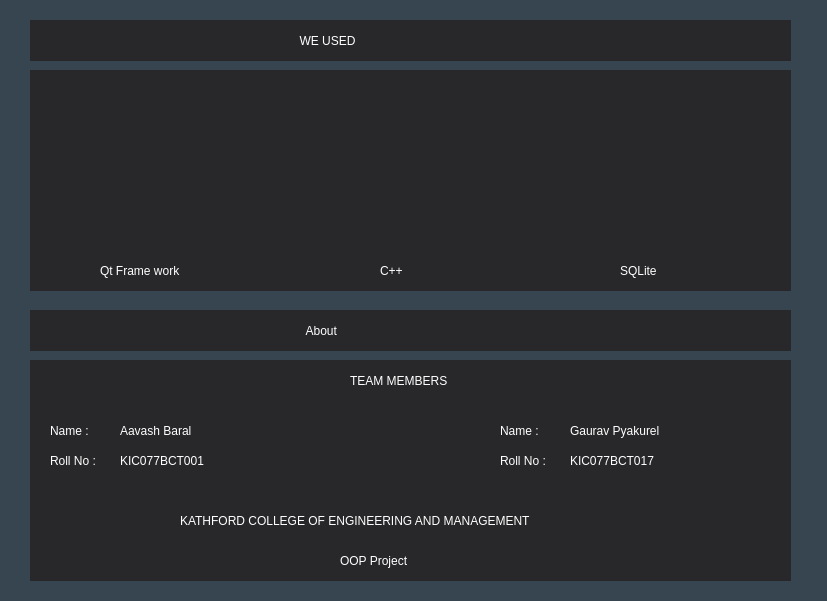
<?xml version="1.0" encoding="UTF-8"?>
<ui version="4.0">
 <class>aboutus</class>
 <widget class="QDialog" name="aboutus">
  <property name="geometry">
   <rect>
    <x>0</x>
    <y>0</y>
    <width>827</width>
    <height>601</height>
   </rect>
  </property>
  <property name="windowTitle">
   <string>Dialog</string>
  </property>
  <widget class="QLabel" name="label">
   <property name="geometry">
    <rect>
     <x>-130</x>
     <y>0</y>
     <width>1051</width>
     <height>611</height>
    </rect>
   </property>
   <property name="styleSheet">
    <string notr="true">background-color: rgb(54, 69, 79);</string>
   </property>
   <property name="text">
    <string/>
   </property>
   <property name="scaledContents">
    <bool>true</bool>
   </property>
  </widget>
  <widget class="QLabel" name="label_5">
   <property name="geometry">
    <rect>
     <x>320</x>
     <y>100</y>
     <width>151</width>
     <height>141</height>
    </rect>
   </property>
   <property name="text">
    <string/>
   </property>
   <property name="pixmap">
    <pixmap>../../../cpp.png</pixmap>
   </property>
   <property name="scaledContents">
    <bool>true</bool>
   </property>
  </widget>
  <widget class="QLabel" name="label_6">
   <property name="geometry">
    <rect>
     <x>80</x>
     <y>110</y>
     <width>151</width>
     <height>141</height>
    </rect>
   </property>
   <property name="text">
    <string/>
   </property>
   <property name="pixmap">
    <pixmap>../../../qt.png</pixmap>
   </property>
   <property name="scaledContents">
    <bool>true</bool>
   </property>
  </widget>
  <widget class="QLabel" name="label_7">
   <property name="geometry">
    <rect>
     <x>580</x>
     <y>110</y>
     <width>151</width>
     <height>141</height>
    </rect>
   </property>
   <property name="text">
    <string/>
   </property>
   <property name="pixmap">
    <pixmap>../../../../../Downloads/sql.png</pixmap>
   </property>
   <property name="scaledContents">
    <bool>true</bool>
   </property>
  </widget>
  <widget class="QLabel" name="label_3">
   <property name="geometry">
    <rect>
     <x>30</x>
     <y>70</y>
     <width>761</width>
     <height>221</height>
    </rect>
   </property>
   <property name="styleSheet">
    <string notr="true">background-color:rgb(40, 40, 43);</string>
   </property>
   <property name="text">
    <string/>
   </property>
  </widget>
  <widget class="QLabel" name="label_8">
   <property name="geometry">
    <rect>
     <x>30</x>
     <y>360</y>
     <width>761</width>
     <height>221</height>
    </rect>
   </property>
   <property name="styleSheet">
    <string notr="true">background-color:rgb(40, 40, 43);</string>
   </property>
   <property name="text">
    <string/>
   </property>
  </widget>
  <widget class="QLabel" name="label_14">
   <property name="geometry">
    <rect>
     <x>50</x>
     <y>410</y>
     <width>111</width>
     <height>41</height>
    </rect>
   </property>
   <property name="styleSheet">
    <string notr="true">
QLabel {
color:white;
background-color:rgb(40, 40, 43);
            text-align:left;
	font: 700 9pt &quot;Segoe UI&quot;;
border:none;
        }</string>
   </property>
   <property name="text">
    <string>Name :</string>
   </property>
  </widget>
  <widget class="QLabel" name="label_16">
   <property name="geometry">
    <rect>
     <x>350</x>
     <y>360</y>
     <width>121</width>
     <height>41</height>
    </rect>
   </property>
   <property name="styleSheet">
    <string notr="true">
QLabel {
color:white;
background-color:rgb(40, 40, 43);
            text-align:left;
	font: 700 9pt &quot;Segoe UI&quot;;
border:none;
        }</string>
   </property>
   <property name="text">
    <string>TEAM MEMBERS</string>
   </property>
  </widget>
  <widget class="QLabel" name="label_17">
   <property name="geometry">
    <rect>
     <x>30</x>
     <y>20</y>
     <width>761</width>
     <height>41</height>
    </rect>
   </property>
   <property name="styleSheet">
    <string notr="true">
QLabel {
color:white;
background-color:rgb(40, 40, 43);
            text-align:left;
	font: 700 9pt &quot;Segoe UI&quot;;
border:none;
        }</string>
   </property>
   <property name="text">
    <string>                                                                                 WE USED</string>
   </property>
  </widget>
  <widget class="QLabel" name="label_18">
   <property name="geometry">
    <rect>
     <x>100</x>
     <y>250</y>
     <width>111</width>
     <height>41</height>
    </rect>
   </property>
   <property name="styleSheet">
    <string notr="true">
QLabel {
color:white;
background-color:rgb(40, 40, 43);
            text-align:left;
	font: 700 9pt &quot;Segoe UI&quot;;
border:none;
        }</string>
   </property>
   <property name="text">
    <string>Qt Frame work</string>
   </property>
  </widget>
  <widget class="QLabel" name="label_19">
   <property name="geometry">
    <rect>
     <x>380</x>
     <y>250</y>
     <width>111</width>
     <height>41</height>
    </rect>
   </property>
   <property name="styleSheet">
    <string notr="true">
QLabel {
color:white;
background-color:rgb(40, 40, 43);
            text-align:left;
	font: 700 9pt &quot;Segoe UI&quot;;
border:none;
        }</string>
   </property>
   <property name="text">
    <string>C++</string>
   </property>
  </widget>
  <widget class="QLabel" name="label_20">
   <property name="geometry">
    <rect>
     <x>620</x>
     <y>250</y>
     <width>111</width>
     <height>41</height>
    </rect>
   </property>
   <property name="styleSheet">
    <string notr="true">
QLabel {
color:white;
background-color:rgb(40, 40, 43);
            text-align:left;
	font: 700 9pt &quot;Segoe UI&quot;;
border:none;
        }</string>
   </property>
   <property name="text">
    <string>SQLite</string>
   </property>
  </widget>
  <widget class="QLabel" name="label_21">
   <property name="geometry">
    <rect>
     <x>30</x>
     <y>310</y>
     <width>761</width>
     <height>41</height>
    </rect>
   </property>
   <property name="styleSheet">
    <string notr="true">
QLabel {
color:white;
background-color:rgb(40, 40, 43);
            text-align:left;
	font: 700 9pt &quot;Segoe UI&quot;;
border:none;
        }</string>
   </property>
   <property name="text">
    <string>                                                                                   About</string>
   </property>
  </widget>
  <widget class="QLabel" name="label_15">
   <property name="geometry">
    <rect>
     <x>120</x>
     <y>410</y>
     <width>111</width>
     <height>41</height>
    </rect>
   </property>
   <property name="styleSheet">
    <string notr="true">
QLabel {
color:white;
background-color:rgb(40, 40, 43);
            text-align:left;
	font: 700 9pt &quot;Segoe UI&quot;;
border:none;
        }</string>
   </property>
   <property name="text">
    <string>Aavash Baral</string>
   </property>
  </widget>
  <widget class="QLabel" name="label_22">
   <property name="geometry">
    <rect>
     <x>50</x>
     <y>440</y>
     <width>111</width>
     <height>41</height>
    </rect>
   </property>
   <property name="styleSheet">
    <string notr="true">
QLabel {
color:white;
background-color:rgb(40, 40, 43);
            text-align:left;
	font: 700 9pt &quot;Segoe UI&quot;;
border:none;
        }</string>
   </property>
   <property name="text">
    <string>Roll No :</string>
   </property>
  </widget>
  <widget class="QLabel" name="label_23">
   <property name="geometry">
    <rect>
     <x>120</x>
     <y>440</y>
     <width>111</width>
     <height>41</height>
    </rect>
   </property>
   <property name="styleSheet">
    <string notr="true">
QLabel {
color:white;
background-color:rgb(40, 40, 43);
            text-align:left;
	font: 700 9pt &quot;Segoe UI&quot;;
border:none;
        }</string>
   </property>
   <property name="text">
    <string>KIC077BCT001</string>
   </property>
  </widget>
  <widget class="QLabel" name="label_24">
   <property name="geometry">
    <rect>
     <x>570</x>
     <y>410</y>
     <width>141</width>
     <height>41</height>
    </rect>
   </property>
   <property name="styleSheet">
    <string notr="true">
QLabel {
color:white;
background-color:rgb(40, 40, 43);
            text-align:left;
	font: 700 9pt &quot;Segoe UI&quot;;
border:none;
        }</string>
   </property>
   <property name="text">
    <string>Gaurav Pyakurel</string>
   </property>
  </widget>
  <widget class="QLabel" name="label_25">
   <property name="geometry">
    <rect>
     <x>500</x>
     <y>410</y>
     <width>111</width>
     <height>41</height>
    </rect>
   </property>
   <property name="styleSheet">
    <string notr="true">
QLabel {
color:white;
background-color:rgb(40, 40, 43);
            text-align:left;
	font: 700 9pt &quot;Segoe UI&quot;;
border:none;
        }</string>
   </property>
   <property name="text">
    <string>Name :</string>
   </property>
  </widget>
  <widget class="QLabel" name="label_26">
   <property name="geometry">
    <rect>
     <x>500</x>
     <y>440</y>
     <width>111</width>
     <height>41</height>
    </rect>
   </property>
   <property name="styleSheet">
    <string notr="true">
QLabel {
color:white;
background-color:rgb(40, 40, 43);
            text-align:left;
	font: 700 9pt &quot;Segoe UI&quot;;
border:none;
        }</string>
   </property>
   <property name="text">
    <string>Roll No :</string>
   </property>
  </widget>
  <widget class="QLabel" name="label_27">
   <property name="geometry">
    <rect>
     <x>570</x>
     <y>440</y>
     <width>111</width>
     <height>41</height>
    </rect>
   </property>
   <property name="styleSheet">
    <string notr="true">
QLabel {
color:white;
background-color:rgb(40, 40, 43);
            text-align:left;
	font: 700 9pt &quot;Segoe UI&quot;;
border:none;
        }</string>
   </property>
   <property name="text">
    <string>KIC077BCT017</string>
   </property>
  </widget>
  <widget class="QLabel" name="label_28">
   <property name="geometry">
    <rect>
     <x>180</x>
     <y>500</y>
     <width>441</width>
     <height>41</height>
    </rect>
   </property>
   <property name="styleSheet">
    <string notr="true">
QLabel {
color:white;
background-color:rgb(40, 40, 43);
            text-align:left;
	font: 700 9pt &quot;Segoe UI&quot;;
border:none;
        }</string>
   </property>
   <property name="text">
    <string>KATHFORD COLLEGE OF ENGINEERING AND MANAGEMENT</string>
   </property>
  </widget>
  <widget class="QLabel" name="label_29">
   <property name="geometry">
    <rect>
     <x>340</x>
     <y>540</y>
     <width>101</width>
     <height>41</height>
    </rect>
   </property>
   <property name="styleSheet">
    <string notr="true">
QLabel {
color:white;
background-color:rgb(40, 40, 43);
            text-align:left;
	font: 700 9pt &quot;Segoe UI&quot;;
border:none;
        }</string>
   </property>
   <property name="text">
    <string>OOP Project</string>
   </property>
  </widget>
  <zorder>label</zorder>
  <zorder>label_3</zorder>
  <zorder>label_5</zorder>
  <zorder>label_6</zorder>
  <zorder>label_7</zorder>
  <zorder>label_8</zorder>
  <zorder>label_14</zorder>
  <zorder>label_16</zorder>
  <zorder>label_17</zorder>
  <zorder>label_18</zorder>
  <zorder>label_19</zorder>
  <zorder>label_20</zorder>
  <zorder>label_21</zorder>
  <zorder>label_15</zorder>
  <zorder>label_22</zorder>
  <zorder>label_23</zorder>
  <zorder>label_25</zorder>
  <zorder>label_24</zorder>
  <zorder>label_26</zorder>
  <zorder>label_27</zorder>
  <zorder>label_28</zorder>
  <zorder>label_29</zorder>
 </widget>
 <resources/>
 <connections/>
</ui>
